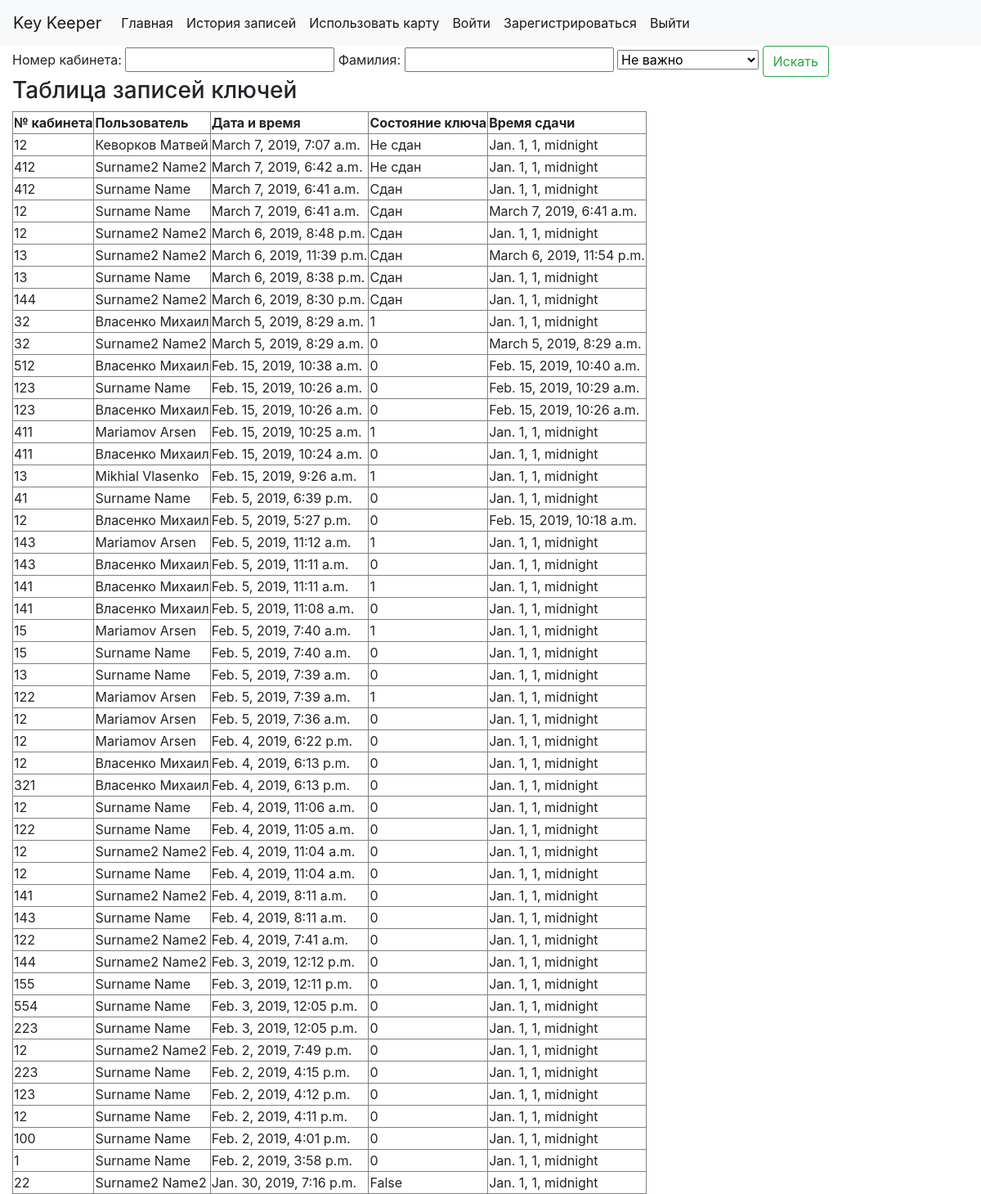
Page /history/ on the earlier database version.
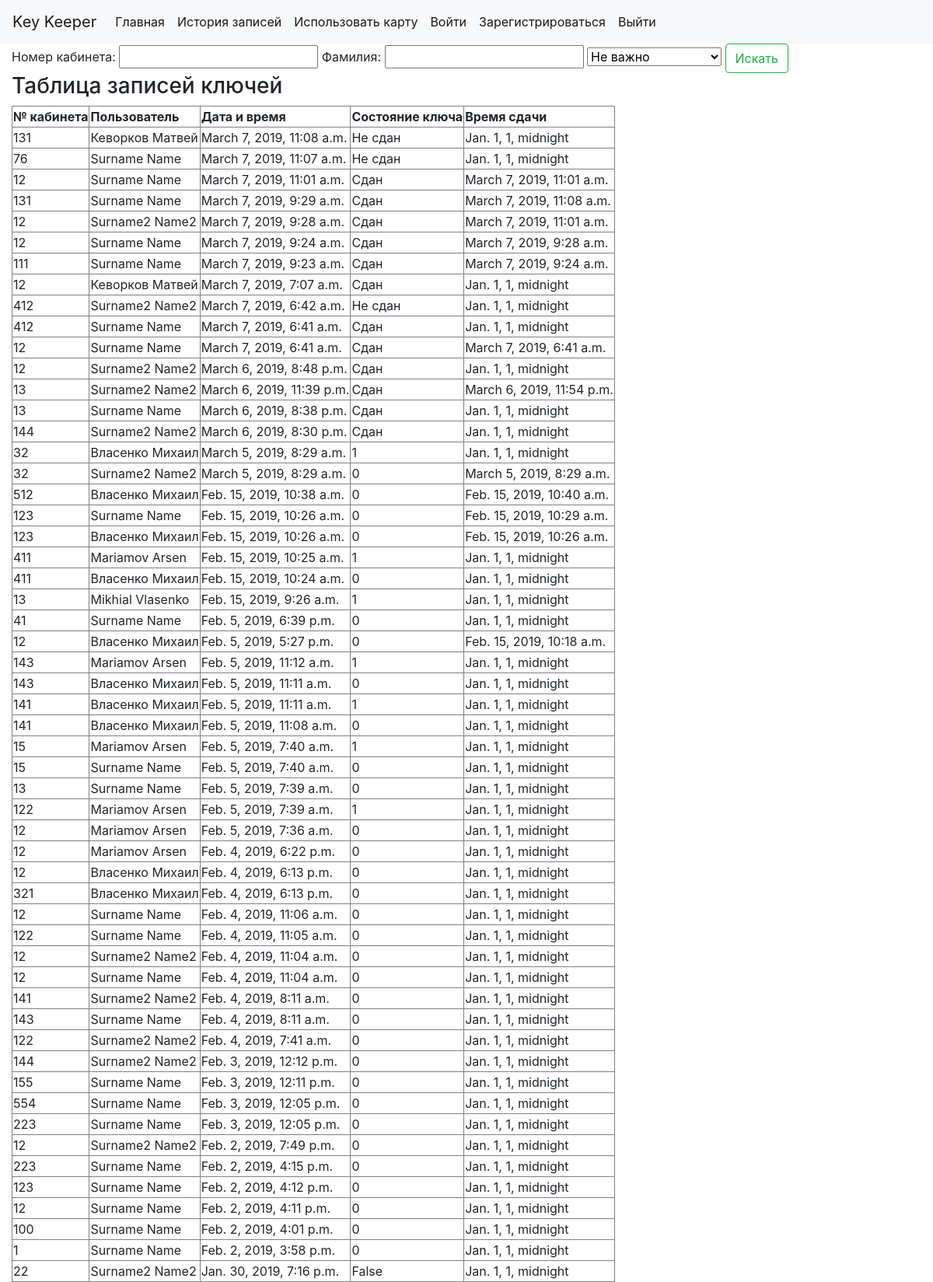
Same page on the later database version.
### keeper/models.py (models this page shows)
class History(models.Model):
    key = models.IntegerField()
    time_cr = models.DateTimeField(default=datetime.datetime.now)
    user_id = models.ForeignKey(CustomUser, on_delete=models.CASCADE)
    active = models.CharField(max_length=100, default='Не сдан')
    time_back = models.DateTimeField(default=datetime.datetime.min)

class CustomUser(AbstractUser):
    password = models.CharField(max_length=200)
    card_id = models.IntegerField(default=8000000000)
    key_tran_last = models.IntegerField(default=-1)
    user_tran_last = models.CharField(max_length=255, default='никто')

### keeper/views.py (the view)
# urls.py: path('history/', views.history, name='history'),
def history(request):
    context = {}
    hist_list = []
    if request.method == 'POST':
        f = SearchForm(request.POST)
        if f.is_valid():
            hist_list = History.objects.all()[::-1]
            hist_list = hist_list[:100]
            if f.data['key_num'] != '' and f.data['last_name'] != '':
                hist_list = []
                count = 0
                for x in History.objects.all()[::-1]:
                    if x.user_id.last_name == f.data['last_name'] and x.key == int(f.data['key_num']):
                        hist_list.append(x)
                        count += 1
                        if count == 100:
                            break
            elif f.data['key_num'] != '':
                hist_list = History.objects.filter(key=f.data['key_num'])[::-1]
                hist_list = hist_list[:100]
            elif f.data['last_name'] != '':
                hist_list = []
                count = 0
                for x in History.objects.all()[::-1]:
                    if x.user_id.last_name == f.data['last_name']:
                        hist_list.append(x)
                        count += 1
                        if count == 100:
                            break
            if f.data['is_active'] == 'true':
                context['select_active'] = 'true'
                hist_list2 = []
                for x in hist_list:
                    if x.active == 'Не сдан':
                        hist_list2.append(x)
                hist_list = hist_list2[:100]
            elif f.data['is_active'] == 'false':
                context['select_active'] = 'false'
                hist_list2 = []
                for x in hist_list:
                    if x.active == 'Сдан':
                        hist_list2.append(x)
                hist_list = hist_list2[:100]
            elif f.data['is_active'] == 'waiting':
                context['select_active'] = 'waiting'
                hist_list2 = []
                for x in hist_list:
                    if x.active == 'Ожидает передачи':
                        hist_list2.append(x)
                hist_list = hist_list2[:100]
            else:
                context['select_active'] = 'none'
    else:
        hist_list = History.objects.all()[::-1]
        hist_list = hist_list[:100]
        f = SearchForm()
    context['hist_list'] = hist_list
    context['form'] = f
    return render(request, 'history.html', context)

### keeper/forms.py
class SearchForm(forms.Form):
    key_num = forms.IntegerField(label='Номер кабинета:', max_value=1000, required=False)
    last_name = forms.CharField(label='Фамилия:', max_length=100, required=False)

### keeper/templates/history.html (shortened to what this page needs)
<!DOCTYPE html>
<html lang="en">
<head>
    {% include "includes/head.html" %}
</head>
<body>
    {% include "includes/nav_bar.html" %}
    <div class="container-fluid">
        <form method="POST">
            {{ form.key_num.label }} {{ form.key_num }}
            {{ form.last_name.label }} {{ form.last_name }}
            <select name="is_active">
                <option value="none" {% if select_active == "none" %}selected{% endif %}>Не важно</option>
            </select>
            <input type="submit" value="Искать" class="btn btn-outline-success">
        </form>
        {% if hist_list %}
                <h3>Таблица записей ключей</h3>
                <table border="1">
                <tr>
                    <th>№ кабинета</th>
                    <th>Пользователь</th>
                    <th>Дата и время</th>
                    <th>Состояние ключа</th>
                    <th>Время сдачи</th>
                </tr>
                {% for elem in hist_list %}
                    <tr><td>{{ elem.key }}</td> <td>{{ elem.user_id.last_name }} {{ elem.user_id.first_name }}</td> <td>{{ elem.time_cr }}</td> <td>{{elem.active}}</td> <td>{{elem.time_back}}</td> </tr>
                {% endfor %}
                </table>
        {% else %}
            <p>No history yet</p>
        {% endif %}
    </div>
</body>
</html>

### keeper/templates/includes/head.html (shortened to what this page needs)
{% load static %}
<link rel="stylesheet" href="https://stackpath.bootstrapcdn.com/bootstrap/4.2.1/css/bootstrap.min.css">

### keeper/templates/includes/nav_bar.html
<nav class="navbar navbar-expand-lg navbar-light bg-light">
    <a class="navbar-brand" href="{% url 'keeper:about' %}">Key Keeper</a>
    <div>
        <ul class="navbar-nav mr-auto">
            <li class="nav-item active text-primary"><a class="nav-link" href="{% url 'keeper:index' %}">Главная</a></li>
            <li class="nav-item active text-primary"><a class="nav-link" href="{% url 'keeper:history' %}">История записей</a></li>
            <li class="nav-item active"><a class="nav-link" href="{% url 'keeper:card' %}">Использовать карту</a></li>
            <li class="nav-item active"><a class="nav-link" href="{% url 'keeper:login' %}">Войти</a></li>
            <li class="nav-item active"><a class="nav-link" href="{% url 'keeper:register' %}">Зарегистрироваться</a></li>
            <li class="nav-item active"><a class="nav-link" href="{% url 'keeper:logout' %}">Выйти</a></li>
        </ul>
    </div>
</nav>

Differences in the rows shown:
added History: key "131", user_id.last_name "Кеворков", user_id.first_name "Матвей", time_cr "March 7, 2019, 11:08 a.m.", active "Не сдан", time_back "Jan. 1, 1, midnight"
added History: key "76", user_id.last_name "Surname", user_id.first_name "Name", time_cr "March 7, 2019, 11:07 a.m.", active "Не сдан", time_back "Jan. 1, 1, midnight"
added History: key "12", user_id.last_name "Surname", user_id.first_name "Name", time_cr "March 7, 2019, 11:01 a.m.", active "Сдан", time_back "March 7, 2019, 11:01 a.m."
added History: key "131", user_id.last_name "Surname", user_id.first_name "Name", time_cr "March 7, 2019, 9:29 a.m.", active "Сдан", time_back "March 7, 2019, 11:08 a.m."
added History: key "12", user_id.last_name "Surname2", user_id.first_name "Name2", time_cr "March 7, 2019, 9:28 a.m.", active "Сдан", time_back "March 7, 2019, 11:01 a.m."
added History: key "12", user_id.last_name "Surname", user_id.first_name "Name", time_cr "March 7, 2019, 9:24 a.m.", active "Сдан", time_back "March 7, 2019, 9:28 a.m."
added History: key "111", user_id.last_name "Surname", user_id.first_name "Name", time_cr "March 7, 2019, 9:23 a.m.", active "Сдан", time_back "March 7, 2019, 9:24 a.m."
changed History "March 7, 2019, 7:07 a.m.": active "Не сдан" → "Сдан"
